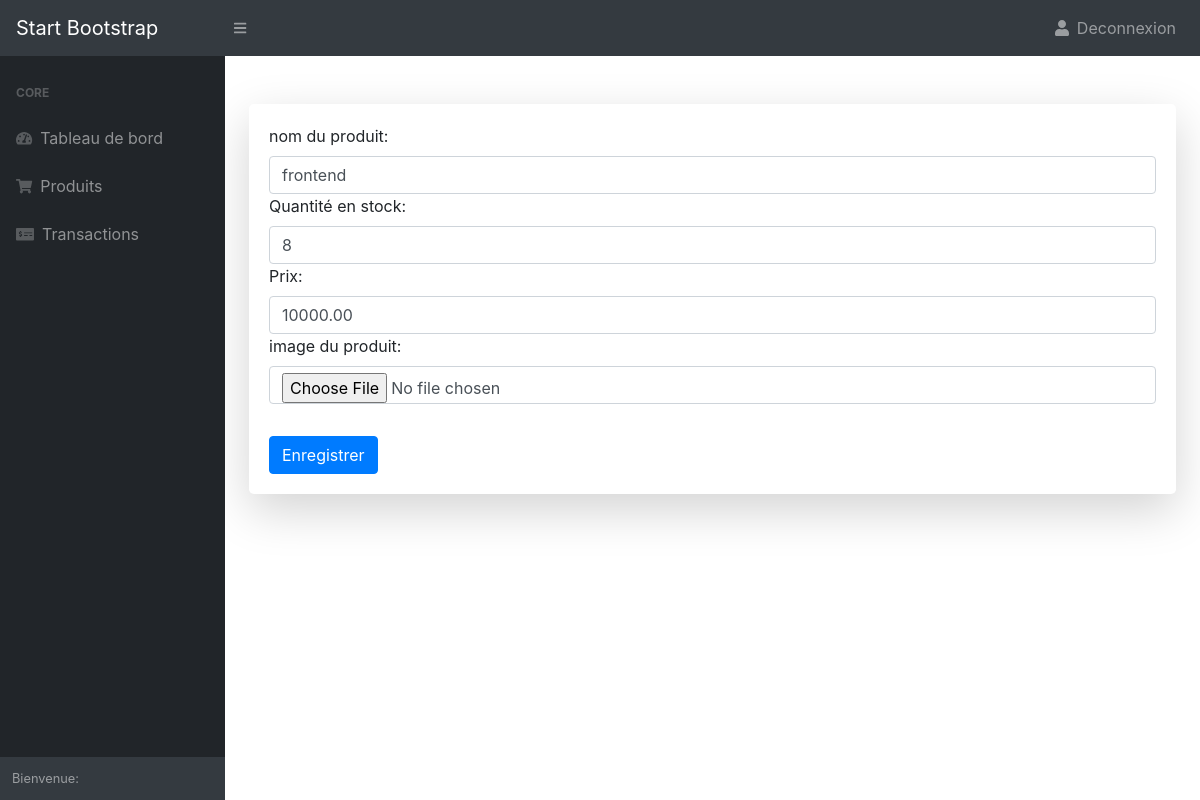
Before: /products/2/edit/ (signed in) with the older database file.
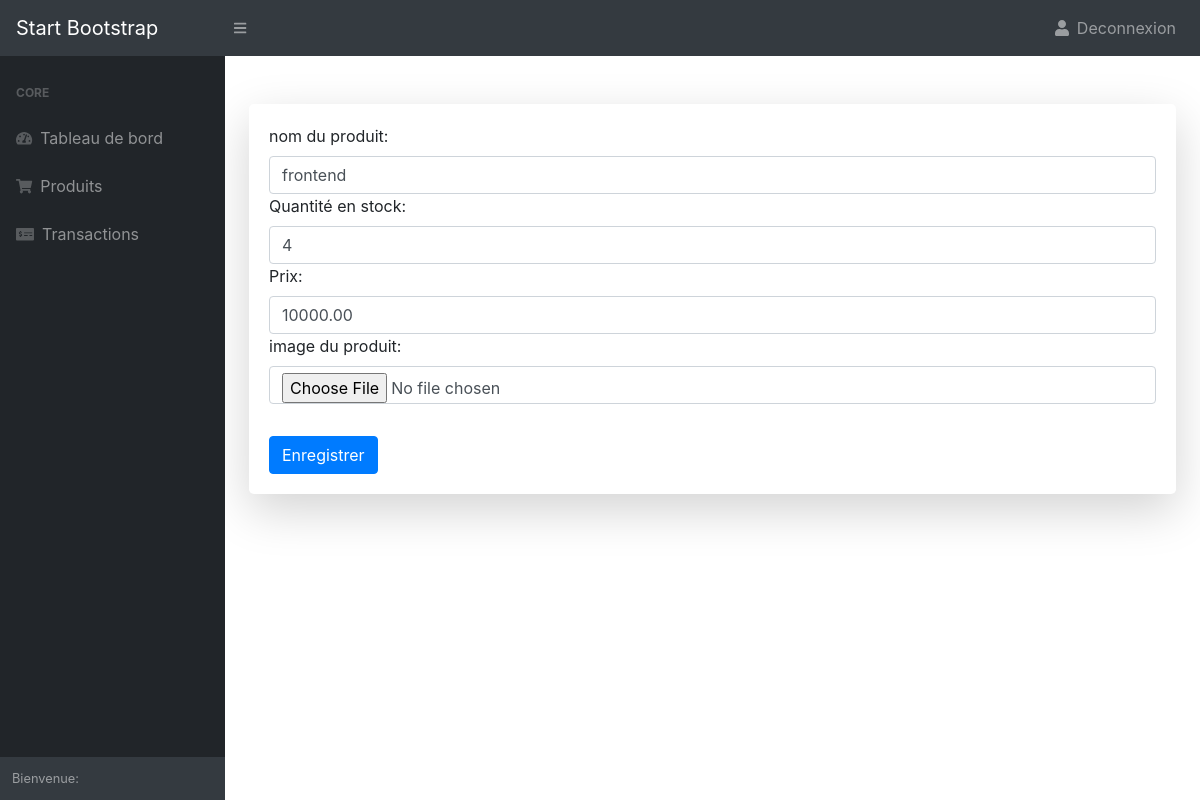
After: the same page with the newer database file.
### product/models.py (models this page shows, shortened)
class Product(models.Model):
    name=models.CharField(max_length=60)
    image=models.ImageField(upload_to="product/")
    quantity=models.PositiveIntegerField(default=1)
    price=models.DecimalField(default=0, max_digits=13, decimal_places=2)
    created_at=models.DateTimeField(auto_now=True)
    owner= models.ForeignKey(User, on_delete=models.CASCADE)

### product/views.py (the view)
# urls.py: path("products/<int:product_id>/edit/", edit_product, name="edit_product"),
@login_required
def edit_product(request, product_id):
    product= get_object_or_404(Product, pk=product_id)
    user=request.user
    if request.method == "POST" :
        form=ProductForm(request.POST, request.FILES, instance=product)
        if form.is_valid():
           product= form.save(commit=False)
           product.save()
           return redirect("product_list")
    else:
        form=ProductForm(instance=product)
    return render(request, "product/edit-product.html", {'form': form})

### product/forms.py
class ProductForm(forms.ModelForm):
    name=forms.CharField(label="nom du produit", widget=forms.TextInput({ "class": "form-control"}) )
    quantity=forms.IntegerField (label="Quantité en stock", widget=forms.NumberInput({ "class": "form-control"}) )
    price=forms.IntegerField (label="Prix", widget=forms.NumberInput({ "class": "form-control"}) )
    image=forms.ImageField(label='image du produit', widget=forms.FileInput({ "class": "form-control"}))
    class Meta:
        model = Product
        fields= ('name', 'quantity', 'price', 'image')

### stock_management/templates/product/edit-product.html
{% extends "base.html" %}
{% block content %}
<div class="card shadow-lg border-0 rounded-lg mt-5">
<div class="card-body">
<form method="POST" enctype="multipart/form-data" >
    {% csrf_token %} {{ form }}
    <div class="mt-3">
      <button class="btn btn-primary mt-3" type="submit">Enregistrer</button>
    </div>
  </form>
</div>
</div>
{% endblock content %}

Changed rows visible on the page:
changed Product "frontend": quantity "8" → "4"
